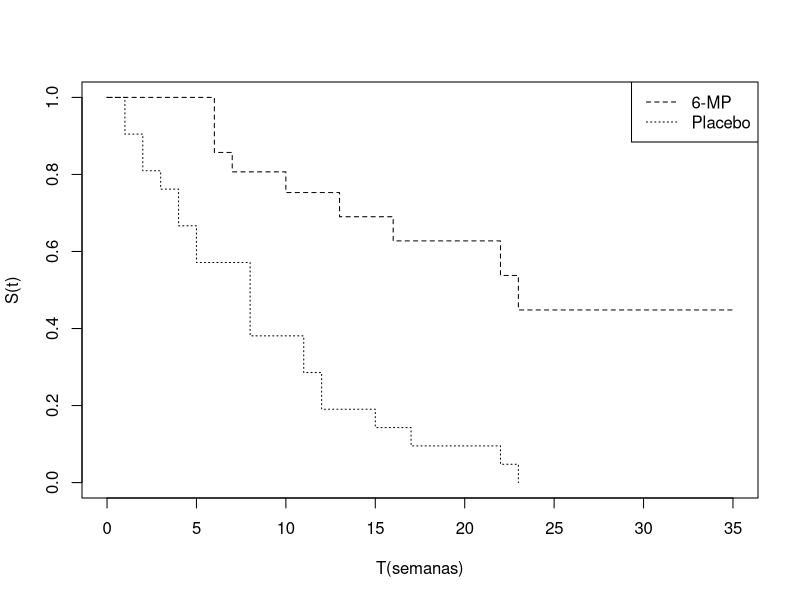
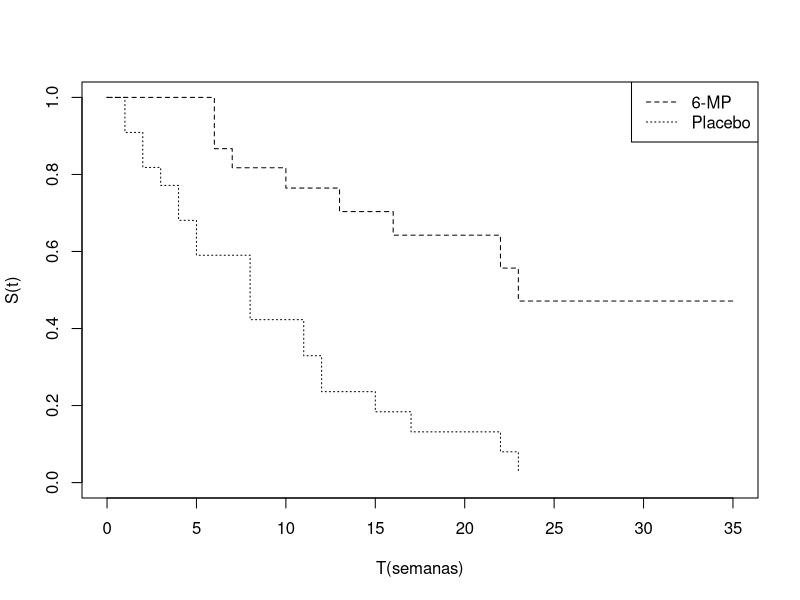

Reproduce these figures in R, in order.
## ---- chunk 1
#| echo: fenced
library(survival)
tempo<- c(6,6,6,6,7,9,10,10,11,13,16,17,19,20,22,23,25,32,32,34,35)
status<- c(1,1,1,0,1,0,1,0,0,1,1,0,0,0,1,1,0,0,0,0,0) 
tempo2<- c(1,1,2,2,3,4,4,5,5,8,8,8,8,11,11,12,12,15,17,22,23)
status2<- c(1,1,1,1,1,1,1,1,1,1,1,1,1,1,1,1,1,1,1,1,1) 
tempo2g <- c(tempo,tempo2)
status2g <- c(status,status2)
grupos <- c(rep(1,21),rep(2,21))
dados <- data.frame(tempos=tempo2g, status=status2g, grupos=grupos)
ajusteKM <- survfit(Surv(tempos, status) ~ grupos, data=dados)
## ---- chunk 2
#| echo: fenced
plot(ajusteKM, xlab="T(semanas)",ylab="S(t)", lty=2:3) 
legend("topright",c("6-MP","Placebo"), lty = 2:3)
## ---- chunk 3
#| echo: fenced
summary(ajusteKM)
## ---- chunk 4
tempo<- c(6,6,6,6,7,9,10,10,11,13,16,17,19,20,22,23,25,32,32,34,35)
status<- c(1,1,1,0,1,0,1,0,0,1,1,0,0,0,1,1,0,0,0,0,0) 
tempo2<- c(1,1,2,2,3,4,4,5,5,8,8,8,8,11,11,12,12,15,17,22,23)
status2<- c(1,1,1,1,1,1,1,1,1,1,1,1,1,1,1,1,1,1,1,1,1) 
tempo2g <- c(tempo,tempo2)
status2g <- c(status,status2)
grupos <- c(rep(1,21),rep(2,21))
dados <- data.frame(tempos=tempo2g, status=status2g, grupos=grupos)
ajusteNA <- survfit(Surv(tempos, status)~grupos, data = dados, stype=2, ctype=1 )
## ---- chunk 5
#| echo: fenced
plot(ajusteNA, xlab="T(semanas)",ylab="S(t)", lty=2:3) 
legend("topright",c("6-MP","Placebo"), lty = 2:3)
## ---- chunk 6
#| echo: fenced
summary(ajusteNA)
## ---- chunk 7
ajusteKM <- survfit(Surv(tempos, status) ~ grupos, data=dados, conf.type="plain")
summary(ajusteKM)
## ---- chunk 8
ajusteKM <- survfit(Surv(tempos, status) ~ grupos, data=dados, conf.type="log-log")
summary(ajusteKM)
